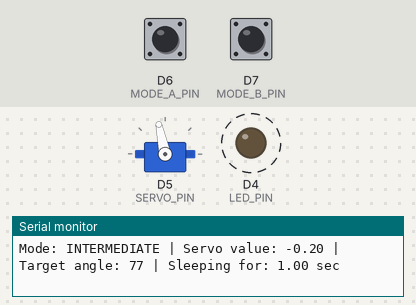
This sketch was run on a simulated ESP8266 (Wemos D1 mini). On the bench: servo, output pins drawn as LEDs (lit = HIGH), the last lines printed to the serial monitor. Dashed ring = blinking. The test bench sets the inputs (shaded band); at power-on: D6 (MODE_A_PIN) HIGH, D7 (MODE_B_PIN) HIGH. Random numbers use the default seed unless the sketch sets one.

Above: at 1.2 s.
1.3 s: D6 (MODE_A_PIN) pulled LOW for 3.2 s
At 2.65 s:
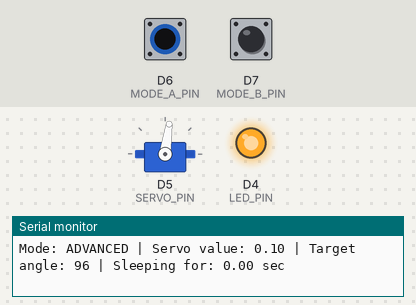
6.0 s: D7 (MODE_B_PIN) pulled LOW for 0.15 s
At 8.58 s:
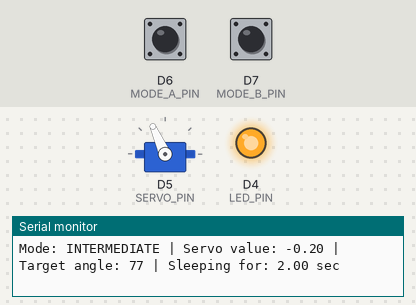
9.1 s: D6 (MODE_A_PIN) pulled LOW for 0.15 s
At 11.59 s:
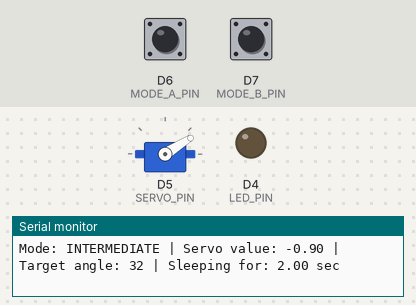
12.1 s: D7 (MODE_B_PIN) pulled LOW for 0.15 s
At 12.4 s:
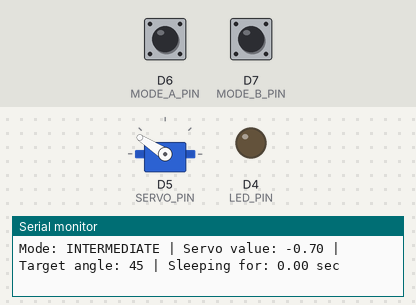
15.2 s: D6 (MODE_A_PIN) pulled LOW for 1 s
18.2 s: D6 (MODE_A_PIN) driven LOW and D7 (MODE_B_PIN) driven LOW
Timing chart, 0 to 22.2 s (numbered marks = the images above; inputs shaded):
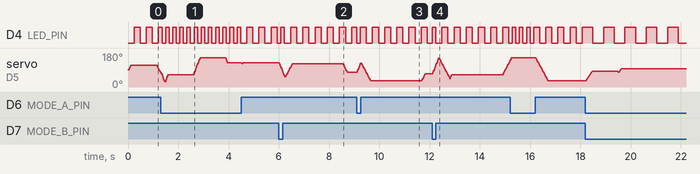

The sketch:

cat_servo_v2_simple.ino
```cpp
#include <Servo.h>

/*
 * ===== Pin assignments (D1 Mini) =====
 *
 * SERVO_PIN   -> D5 (GPIO14)  - Servo signal
 * LED_PIN     -> D4 (GPIO2)   - External LED
 * MODE_A_PIN  -> D6 (GPIO12)  - 3-pos switch pole A (common)
 * MODE_B_PIN  -> D7 (GPIO13)  - 3-pos switch pole B (common)
 *
 * Switch logic (same as your current wiring):
 *   LOW + LOW   = Beginner
 *   HIGH + HIGH = Intermediate
 *   mixed       = Advanced
 */

const int SERVO_PIN  = D5;
const int LED_PIN    = D4;
const int MODE_A_PIN = D6;
const int MODE_B_PIN = D7;

// ===== Servo safeguards =====
int SERVO_MIN_DEG  = 25;
int SERVO_MAX_DEG  = 155;
int SERVO_REST_DEG = 90;

const bool AUTO_CENTER_REST = true;
const int SERVO_STEP_DEG    = 2;

// Smaller = faster motion
const int BEGINNER_STEP_DELAY_MS     = 10;
const int INTERMEDIATE_STEP_DELAY_MS = 8;
const int ADVANCED_STEP_DELAY_MS     = 6;

Servo wandServo;

enum PlayMode {
  MODE_BEGINNER,
  MODE_INTERMEDIATE,
  MODE_ADVANCED
};

int currentServoDeg = 90;

// ===== LED blink state =====
bool ledState = false;
unsigned long lastLedToggleMs = 0;

// ===== Helpers =====
int clampAngle(int angle) {
  if (angle < SERVO_MIN_DEG) return SERVO_MIN_DEG;
  if (angle > SERVO_MAX_DEG) return SERVO_MAX_DEG;
  return angle;
}

int min2(int a, int b) { return (a < b) ? a : b; }
int max2(int a, int b) { return (a > b) ? a : b; }

int maxSafeAmplitude() {
  int leftRoom  = SERVO_REST_DEG - SERVO_MIN_DEG;
  int rightRoom = SERVO_MAX_DEG - SERVO_REST_DEG;
  return min2(leftRoom, rightRoom);
}

PlayMode readModeSwitch() {
  int a = digitalRead(MODE_A_PIN);
  int b = digitalRead(MODE_B_PIN);

  if (a == LOW && b == LOW)   return MODE_BEGINNER;
  if (a == HIGH && b == HIGH) return MODE_INTERMEDIATE;
  return MODE_ADVANCED;
}

const char* modeName(PlayMode mode) {
  switch (mode) {
    case MODE_BEGINNER:     return "BEGINNER";
    case MODE_INTERMEDIATE: return "INTERMEDIATE";
    case MODE_ADVANCED:     return "ADVANCED";
  }
  return "UNKNOWN";
}

int ledToggleIntervalMs(PlayMode mode) {
  // Reasonable differences, not too frantic
  switch (mode) {
    case MODE_BEGINNER:     return 420; // slowest
    case MODE_INTERMEDIATE: return 240; // medium
    case MODE_ADVANCED:     return 140; // fastest
  }
  return 240;
}

int stepDelayMsForMode(PlayMode mode) {
  switch (mode) {
    case MODE_BEGINNER:     return BEGINNER_STEP_DELAY_MS;
    case MODE_INTERMEDIATE: return INTERMEDIATE_STEP_DELAY_MS;
    case MODE_ADVANCED:     return ADVANCED_STEP_DELAY_MS;
  }
  return INTERMEDIATE_STEP_DELAY_MS;
}

void setLed(bool on) {
  // External LED on D4 to GND: HIGH = on, LOW = off
  digitalWrite(LED_PIN, on ? HIGH : LOW);
}

void updateLed(PlayMode mode, unsigned long now) {
  int interval = ledToggleIntervalMs(mode);

  if (now - lastLedToggleMs >= (unsigned long)interval) {
    ledState = !ledState;
    setLed(ledState);
    lastLedToggleMs = now;
  }
}

// Map old Pi-style servo value [-1.0 .. +1.0] to safe degrees
// We use tenths to avoid float-heavy random generation:
//   -10 = -1.0
//    0  =  0.0
//   10  = +1.0
int servoValueTenthsToAngle(int value10) {
  value10 = constrain(value10, -10, 10);

  int amp = maxSafeAmplitude();
  int target = SERVO_REST_DEG + (value10 * amp) / 10;
  return clampAngle(target);
}

void moveServoSmooth(int fromDeg, int toDeg, int stepDelayMs, int stepDeg, PlayMode mode) {
  fromDeg = clampAngle(fromDeg);
  toDeg   = clampAngle(toDeg);

  if (fromDeg == toDeg) {
    wandServo.write(toDeg);
    return;
  }

  stepDeg = max2(1, stepDeg);
  int step = (toDeg > fromDeg) ? stepDeg : -stepDeg;

  if (step > 0) {
    for (int a = fromDeg; a < toDeg; a += step) {
      wandServo.write(clampAngle(a));
      updateLed(mode, millis());
      delay(stepDelayMs);
    }
  } else {
    for (int a = fromDeg; a > toDeg; a += step) {
      wandServo.write(clampAngle(a));
      updateLed(mode, millis());
      delay(stepDelayMs);
    }
  }

  wandServo.write(toDeg);
}

void moveToAngle(int targetDeg, int stepDelayMs, PlayMode mode) {
  targetDeg = clampAngle(targetDeg);
  moveServoSmooth(currentServoDeg, targetDeg, stepDelayMs, SERVO_STEP_DEG, mode);
  currentServoDeg = targetDeg;
}

// Wait while keeping LED alive.
// Returns true if the switch mode changed during the wait.
bool delayWithLedAndBreak(unsigned long ms, PlayMode modeAtStart) {
  unsigned long start = millis();

  while (millis() - start < ms) {
    PlayMode currentMode = readModeSwitch();
    updateLed(currentMode, millis());

    if (currentMode != modeAtStart) {
      return true;
    }

    delay(10);
  }

  return false;
}

void runOneMove(PlayMode mode) {
  int servoValue10 = 0;
  unsigned long sleepMs = 0;

  // Mirror your old Raspberry Pi logic:
  // beginner:     value in [-0.6, +0.6], sleep 0..3 sec
  // intermediate: value in [-1.0, +1.0], sleep 0..2 sec
  // advanced:     value in [-1.0, +1.0], sleep 0..1 sec
  switch (mode) {
    case MODE_BEGINNER:
      servoValue10 = random(-6, 7);          // -0.6 .. +0.6
      sleepMs = (unsigned long)random(0, 4) * 1000UL; // 0..3 sec
      break;

    case MODE_INTERMEDIATE:
      servoValue10 = random(-10, 11);        // -1.0 .. +1.0
      sleepMs = (unsigned long)random(0, 3) * 1000UL; // 0..2 sec
      break;

    case MODE_ADVANCED:
      servoValue10 = random(-10, 11);        // -1.0 .. +1.0
      sleepMs = (unsigned long)random(0, 2) * 1000UL; // 0..1 sec
      break;
  }

  int targetDeg = servoValueTenthsToAngle(servoValue10);

  Serial.print("Mode: ");
  Serial.print(modeName(mode));
  Serial.print(" | Servo value: ");
  Serial.print(servoValue10 / 10.0);
  Serial.print(" | Target angle: ");
  Serial.print(targetDeg);
  Serial.print(" | Sleeping for: ");
  Serial.print(sleepMs / 1000.0);
  Serial.println(" sec");

  moveToAngle(targetDeg, stepDelayMsForMode(mode), mode);

  // During the wait, keep blinking LED and allow stage change to interrupt wait
  delayWithLedAndBreak(sleepMs, mode);
}

void setup() {
  Serial.begin(115200);
  randomSeed(analogRead(A0));

  pinMode(MODE_A_PIN, INPUT_PULLUP);
  pinMode(MODE_B_PIN, INPUT_PULLUP);
  pinMode(LED_PIN, OUTPUT);

  if (AUTO_CENTER_REST) {
    SERVO_REST_DEG = (SERVO_MIN_DEG + SERVO_MAX_DEG) / 2;
  }

  currentServoDeg = clampAngle(SERVO_REST_DEG);

  wandServo.attach(SERVO_PIN);
  wandServo.write(currentServoDeg);

  ledState = false;
  setLed(false);
  lastLedToggleMs = millis();

  Serial.println("Cat toy started.");
  Serial.println("Modes: LOW+LOW=Beginner, HIGH+HIGH=Intermediate, mixed=Advanced");
}

void loop() {
  PlayMode mode = readModeSwitch();

  // Keep LED blinking continuously for current stage
  updateLed(mode, millis());

  // Run one randomized move, then loop again and re-read mode
  runOneMove(mode);
}
```
